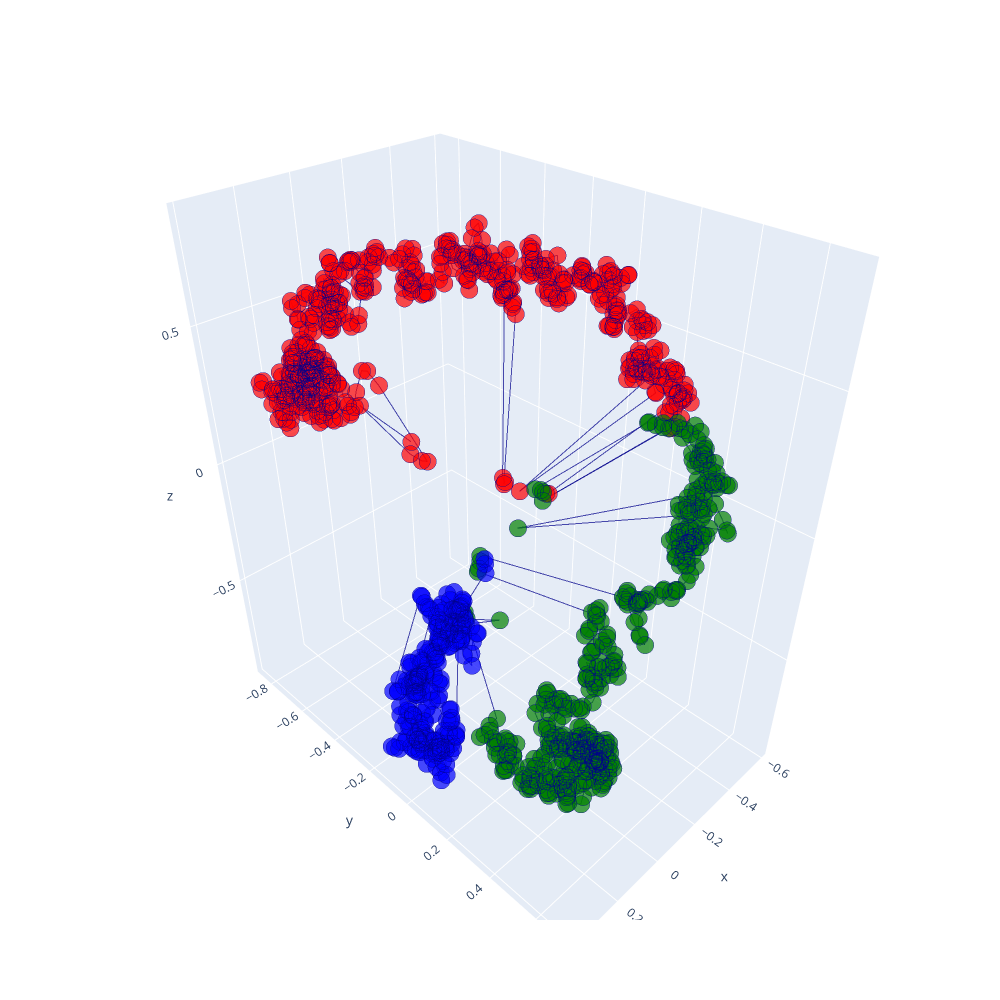

The code cell stored with this chart in its notebook:
### Code cell
# Plot structures
x_pred = fission_yeast_pred_structure[:, 0]  
y_pred = fission_yeast_pred_structure[:, 1]
z_pred = fission_yeast_pred_structure[:, 2]

colorscale = np.full(len(fission_yeast_pred_structure[:,0]), 'some non specified color')
colorscale[:558] = 'red'
colorscale[558:1012] = 'green'
colorscale[1012:] = 'blue'
color = 'Viridis'
plot_pred_conf(fission_yeast_pred_structure, colorscale, color)

### Figure 1 — Plotly figure (JSON) as saved in the notebook; plotly's stock layout.template omitted (floating-point values rounded to 4 significant figures; data arrays with more than 128 entries replaced by an {"elided": "..."} marker saying what was removed)
{"data": [{"line": {"color": "darkblue", "width": 2}, "marker": {"color": {"elided": "1258 str values"}, "colorscale": [[0, "#440154"], [0.1111, "#482878"], [0.2222, "#3e4989"], [0.3333, "#31688e"], [0.4444, "#26828e"], [0.5556, "#1f9e89"], [0.6667, "#35b779"], [0.7778, "#6ece58"], [0.8889, "#b5de2b"], [1, "#fde725"]], "line": {"width": 3}, "size": 6}, "opacity": 0.7, "scene": "scene", "type": "scatter3d", "x": {"elided": "1258 float values"}, "y": {"elided": "1258 float values"}, "z": {"elided": "1258 float values"}}], "layout": {"height": 1000, "scene": {"domain": {"x": [0, 1], "y": [0, 1]}}, "width": 1000}}
